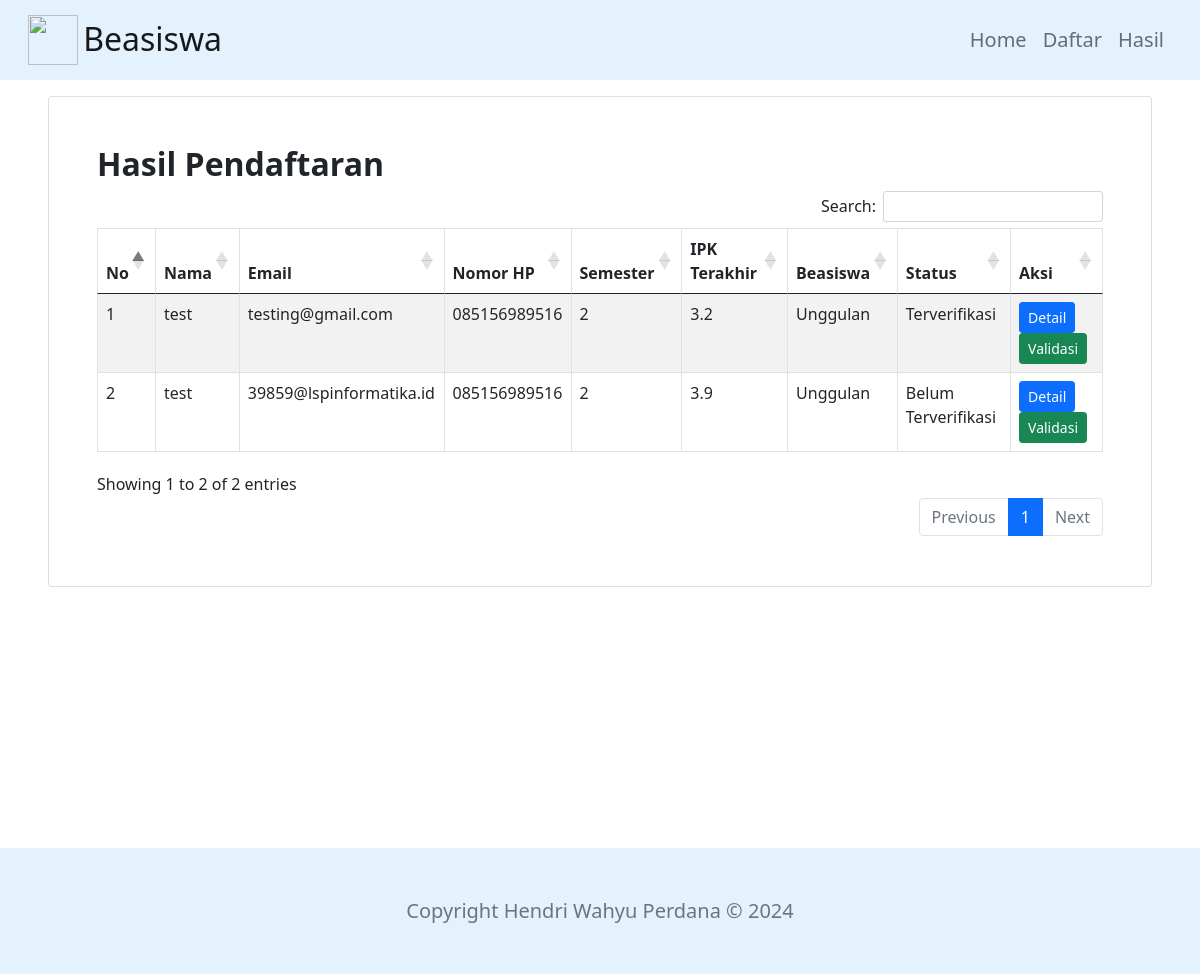
The page /pages/hasil.php on the database its author committed.
### tables this page shows
CREATE TABLE `mahasiswa` (
  `id` int NOT NULL,
  `nama` varchar(255) NOT NULL,
  `nim` varchar(20) NOT NULL,
  `email` varchar(255) NOT NULL,
  `no_hp` varchar(16) NOT NULL,
  `semester` int NOT NULL,
  `ipk` float NOT NULL,
  `beasiswa` varchar(255) NOT NULL,
  `status_ajuan` tinyint(1) NOT NULL,
  `file` text NOT NULL
);

### controller/show-beasiswa.php (called while the page is built)
<?php
function getDataBeasiswa($conn){
    $query = "SELECT * FROM mahasiswa";
    $result = mysqli_query($conn,$query);
    $data = [];
    while($row = mysqli_fetch_assoc($result)){
        $data[] = $row;
    }
    return $data;
}
?>

### pages/hasil.php (the view, shortened to what this page needs)
<!DOCTYPE html>
<html lang="en">
<head>
  <link href="../assets/dist/css/bootstrap.min.css" rel="stylesheet" />
  <link rel="stylesheet" type="text/css" href="https://cdn.datatables.net/1.10.24/css/dataTables.bootstrap5.min.css"/>
  <link rel="stylesheet" type="text/css" href="https://cdn.datatables.net/buttons/1.7.0/css/buttons.bootstrap5.min.css"/>
</head>
<body>
  <?php include '../components/header.php'; ?>
  <?php
    include '../utils/config.php';
    include '../controller/show-beasiswa.php';
    $data = getDataBeasiswa($conn);
  ?>
  <main class="min-vh-100">
    <section class="py-5 px-5">
      <div class="container-fluid card px-5 py-5">
        <h2 class="fw-bold">Hasil Pendaftaran</h2>
        <table id="resultTable" class="table table-striped table-bordered" style="width:100%">
          <thead>
            <tr>
              <th>No</th>
              <th>Nama</th>
              <th>Email</th>
              <th>Nomor HP</th>
              <th>Semester</th>
              <th>IPK Terakhir</th>
              <th>Beasiswa</th>
              <th>Status</th>
              <th>Aksi</th>
            </tr>
          </thead>
          <tbody>
            <?php
            $index = 1;
            foreach($data as $row){
              $status = $row['status_ajuan'] == 1 ? 'Terverifikasi' : 'Belum Terverifikasi';
                echo "
                <tr>
                    <td>$index</td>
                    <td>$row[nama]</td>
                    <td>$row[email]</td>
                    <td>$row[no_hp]</td>
                    <td>$row[semester]</td>
                    <td>$row[ipk]</td>
                    <td>$row[beasiswa]</td>
                    <td>$status</td>
                    <td>
                      <button type='button' class='btn btn-primary btn-sm' data-bs-toggle='modal' data-bs-target='#detailModal$index'>Detail</button>
                      <form action='../controller/update-status.php' method='POST' class='d-inline'>
                        <input type='hidden' name='id' value='$row[id]' />
                        <button type='submit' name='action' value='validate' class='btn btn-success btn-sm' onclick='return confirm(\"Apakah anda yakin ingin validasi peserta ini?\")'>Validasi</button>
                      </form>
                    </td>
                </tr>
                ";
                $index++;
            }
            ?>
          </tbody>
        </table>
      </div>
    </section>
  </main>
  <?php include '../components/footer.php'; ?>
</body>
</html>

### components/header.php (shortened to what this page needs)
<header class="py-4">
    <nav class="navbar navbar-expand-md navbar-light fixed-top" style="background-color: #e3f2fd; height: 80px; font-size: 20px;">
    <div class="container-fluid">
        <div class="brand ps-3">
            <img src="../assets/images/logo.png" width="50" height="50" class="d-inline-block align-top" alt="">
            <a class="navbar-brand" href="../pages/" style="font-size: 32px;">Beasiswa</a>
        </div>
        <div class="collapse navbar-collapse" id="navbarCollapse">
        <ul class="navbar-nav ms-auto mb-2 mb-md-0 pe-3">
            <li class="nav-item text-white">
            <a class="nav-link" aria-current="page" href="../pages/">Home</a>
            </li>
            <li class="nav-item">
            <a class="nav-link" href="daftar.php">Daftar</a>
            </li>
            <li class="nav-item">
            <a class="nav-link" href="hasil.php">Hasil</a>
            </li>
        </ul>
        </div>
    </div>
    </nav>
</header>

### components/footer.php
<footer class="footer mt-auto py-5" style="background-color: #e3f2fd; font-size: 20px;">
    <div class="container-fluid text-center">
        <span class="text-muted">Copyright Hendri Wahyu Perdana &copy; 2024</span>
    </div>
</footer>

### rows shown on the page
mahasiswa: nama "test", email "testing@gmail.com", no_hp "085156989516", semester "2", ipk "3.2", beasiswa "Unggulan", status_ajuan "Terverifikasi"
mahasiswa: nama "test", email "39859@lspinformatika.id", no_hp "085156989516", semester "2", ipk "3.9", beasiswa "Unggulan", status_ajuan "Belum Terverifikasi"
